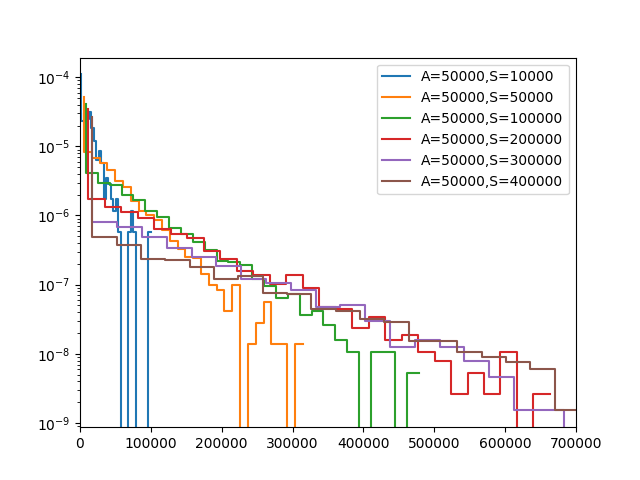

Recreate this plot in Python.
from itertools import product as pp
import pandas as pd
import numpy as np
from matplotlib import pyplot as plt
 
from hearsay import hearsay

# Figura 5

# (a) Variation of tau_survive for fixed tau_awakening
#-----------------------------------------------------

ta = [50000]
ts = [10000, 50000, 100000, 200000, 300000, 400000]
td = [40000]


z = pp(ta, ts, td)

tau_a = []
tau_s = []
d_max = []
fname = []

for k, i in enumerate(z):
    tau_a.append(i[0])
    tau_s.append(i[1])
    d_max.append(i[2])
    fname.append(f"../out/F5a/{str(k).zfill(5)}_001.pk")

df = pd.DataFrame(list(zip(tau_a, tau_s, d_max, fname)), 
               columns =['tau_awakening', 'tau_survive', 'D_max',
               'filename'])

df.to_csv('F5a.csv')

conf = hearsay.Parser('F5a.ini')
conf.load_config()
G = hearsay.C3Net(conf)
G.set_parameters(df)
G.run()

R = hearsay.Results(G)
R.load()
res = R.redux()
FirstContactTimes = res['lF']
 
fig = plt.figure()
ax = fig.add_subplot()
for k, c1 in enumerate(FirstContactTimes):
    if len(c1)==0:
        continue
    imax = max(c1)
    imin = min(c1)
    if imax < imin+1.e-4:
        continue
    breaks = np.linspace(imin, imax, 30)
    hy, hx = np.histogram(c1, breaks, density=True)

    hx = (breaks[:-1] + breaks[1:])/2

    lbl = (f"A={R.params.iloc[k]['tau_awakening']},"
           f"S={R.params.iloc[k]['tau_survive']}")
    ax.step(hx, hy, label=lbl)

ax.set_yscale('log')
ax.legend()
ax.set_xlim(0, 7.e5)
fig.savefig('F5a.png')
